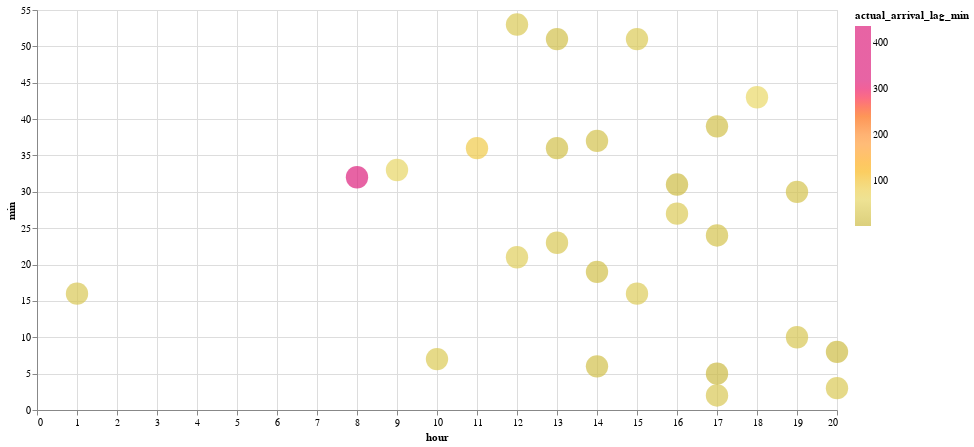

Here is the notebook cell this chart was saved with:
### Code cell
test3= compare_approaches(
    stop_id="3104",
    organization_name="Los Angeles County Metropolitan Transportation Authority",
    route_id="33-13172",
    stop_sequence = 80
)

### Figure 1 — Vega-Lite specification as saved in the notebook (floating-point values rounded to 4 significant figures)
{"config": {"view": {"continuousWidth": 300, "continuousHeight": 300}}, "data": {"name": "data-4db65b9d913efcb15f73aeefb95449d3"}, "mark": {"type": "circle", "size": 500}, "encoding": {"color": {"field": "actual_arrival_lag_min", "scale": {"range": ["#ccbb44", "#e9d868", "#fcb40e", "#ff9c42", "#fc5c04", "#dd217d", "#dd217d", "#dd217d"]}, "type": "quantitative"}, "tooltip": [{"field": "hour", "type": "quantitative"}, {"field": "min", "type": "quantitative"}, {"field": "actual_arrival_lag_min", "type": "quantitative"}], "x": {"field": "hour", "type": "quantitative"}, "y": {"field": "min", "type": "quantitative"}}, "height": 400, "width": 800, "$schema": "https://vega.github.io/schema/vega-lite/v5.17.0.json", "datasets": {"data-4db65b9d913efcb15f73aeefb95449d3": [{"stop_id": "3104", "stop_sequence": 80, "scheduled_arrival_sec": 89280.0, "schedule_gtfs_dataset_key": "0666caf3ec1ecc96b74f4477ee4bc939", "trip_instance_key": "0a955116d0129732f8db41915423f454", "rt_arrival_sec": 2761, "route_id": "33-13172", "shape_array_key": "ad3d1ab1b0ab2ee393bb54c70cc9aa09", "route_long_name": "Metro Local Line", "direction_id": 1.0, "organization_name": "Los Angeles County Metropolitan Transportation Authority", "caltrans_district": "07 - Los Angeles", "service_date": "2024-05-22T00:00:00", "route_type": "Bus", "feed_key": "608992664173210532aa3e6cc573be2f", "converted_schd_arrival": "2024-05-22T00:48:00", "converted_rt_arrival": "2024-05-22T00:46:01", "delay_min": -1.983, "actual_arrival_lag_min": null, "scheduled_arrival_lag_min": null, "hour": 0, "min": 46}, {"stop_id": "3104", "stop_sequence": 80, "scheduled_arrival_sec": 91080.0, "schedule_gtfs_dataset_key": "0666caf3ec1ecc96b74f4477ee4bc939", "trip_instance_key": "3eabc6856371e291067b81b9a9b74f85", "rt_arrival_sec": 4609, "route_id": "33-13172", "shape_array_key": "33604cd768d576d5a8c87112fb4ca942", "route_long_name": "Metro Local Line", "direction_id": 1.0, "organization_name": "Los Angeles County Metropolitan Transportation Authority", "caltrans_district": "07 - Los Angeles", "service_date": "2024-05-22T00:00:00", "route_type": "Bus", "feed_key": "608992664173210532aa3e6cc573be2f", "converted_schd_arrival": "2024-05-22T01:18:00", "converted_rt_arrival": "2024-05-22T01:16:49", "delay_min": -1.183, "actual_arrival_lag_min": 30.8, "scheduled_arrival_lag_min": 30.0, "hour": 1, "min": 16}, {"stop_id": "3104", "stop_sequence": 80, "scheduled_arrival_sec": 30480.0, "schedule_gtfs_dataset_key": "0666caf3ec1ecc96b74f4477ee4bc939", "trip_instance_key": "9c5bbdfc4506f7d8a02624d8538897e7", "rt_arrival_sec": 30779, "route_id": "33-13172", "shape_array_key": "ad3d1ab1b0ab2ee393bb54c70cc9aa09", "route_long_name": "Metro Local Line", "direction_id": 1.0, "organization_name": "Los Angeles County Metropolitan Transportation Authority", "caltrans_district": "07 - Los Angeles", "service_date": "2024-05-22T00:00:00", "route_type": "Bus", "feed_key": "608992664173210532aa3e6cc573be2f", "converted_schd_arrival": "2024-05-22T08:28:00", "converted_rt_arrival": "2024-05-22T08:32:59", "delay_min": 4.983, "actual_arrival_lag_min": 436.2, "scheduled_arrival_lag_min": 430.0, "hour": 8, "min": 32}, {"stop_id": "3104", "stop_sequence": 80, "scheduled_arrival_sec": 34140.0, "schedule_gtfs_dataset_key": "0666caf3ec1ecc96b74f4477ee4bc939", "trip_instance_key": "e94fab4a1f5881573f336e139cecbfee", "rt_arrival_sec": 34395, "route_id": "33-13172", "shape_array_key": "ad3d1ab1b0ab2ee393bb54c70cc9aa09", "route_long_name": "Metro Local Line", "direction_id": 1.0, "organization_name": "Los Angeles County Metropolitan Transportation Authority", "caltrans_district": "07 - Los Angeles", "service_date": "2024-05-22T00:00:00", "route_type": "Bus", "feed_key": "608992664173210532aa3e6cc573be2f", "converted_schd_arrival": "2024-05-22T09:29:00", "converted_rt_arrival": "2024-05-22T09:33:15", "delay_min": 4.25, "actual_arrival_lag_min": 60.27, "scheduled_arrival_lag_min": 61.0, "hour": 9, "min": 33}, {"stop_id": "3104", "stop_sequence": 80, "scheduled_arrival_sec": 35940.0, "schedule_gtfs_dataset_key": "0666caf3ec1ecc96b74f4477ee4bc939", "trip_instance_key": "ba75bb0b989588cc30e0c853287c7ec4", "rt_arrival_sec": 36435, "route_id": "33-13172", "shape_array_key": "ad3d1ab1b0ab2ee393bb54c70cc9aa09", "route_long_name": "Metro Local Line", "direction_id": 1.0, "organization_name": "Los Angeles County Metropolitan Transportation Authority", "caltrans_district": "07 - Los Angeles", "service_date": "2024-05-22T00:00:00", "route_type": "Bus", "feed_key": "608992664173210532aa3e6cc573be2f", "converted_schd_arrival": "2024-05-22T09:59:00", "converted_rt_arrival": "2024-05-22T10:07:15", "delay_min": 8.25, "actual_arrival_lag_min": 34.0, "scheduled_arrival_lag_min": 30.0, "hour": 10, "min": 7}, {"stop_id": "3104", "stop_sequence": 80, "scheduled_arrival_sec": 41580.0, "schedule_gtfs_dataset_key": "0666caf3ec1ecc96b74f4477ee4bc939", "trip_instance_key": "15682710b8aec3463663cff4ea0d19fd", "rt_arrival_sec": 41774, "route_id": "33-13172", "shape_array_key": "ad3d1ab1b0ab2ee393bb54c70cc9aa09", "route_long_name": "Metro Local Line", "direction_id": 1.0, "organization_name": "Los Angeles County Metropolitan Transportation Authority", "caltrans_district": "07 - Los Angeles", "service_date": "2024-05-22T00:00:00", "route_type": "Bus", "feed_key": "608992664173210532aa3e6cc573be2f", "converted_schd_arrival": "2024-05-22T11:33:00", "converted_rt_arrival": "2024-05-22T11:36:14", "delay_min": 3.233, "actual_arrival_lag_min": 88.98, "scheduled_arrival_lag_min": 94.0, "hour": 11, "min": 36}, {"stop_id": "3104", "stop_sequence": 80, "scheduled_arrival_sec": 44340.0, "schedule_gtfs_dataset_key": "0666caf3ec1ecc96b74f4477ee4bc939", "trip_instance_key": "e7494daa24c9330406e7fc287d3c7a70", "rt_arrival_sec": 44511, "route_id": "33-13172", "shape_array_key": "ad3d1ab1b0ab2ee393bb54c70cc9aa09", "route_long_name": "Metro Local Line", "direction_id": 1.0, "organization_name": "Los Angeles County Metropolitan Transportation Authority", "caltrans_district": "07 - Los Angeles", "service_date": "2024-05-22T00:00:00", "route_type": "Bus", "feed_key": "608992664173210532aa3e6cc573be2f", "converted_schd_arrival": "2024-05-22T12:19:00", "converted_rt_arrival": "2024-05-22T12:21:51", "delay_min": 2.85, "actual_arrival_lag_min": 45.62, "scheduled_arrival_lag_min": 46.0, "hour": 12, "min": 21}, {"stop_id": "3104", "stop_sequence": 80, "scheduled_arrival_sec": 46140.0, "schedule_gtfs_dataset_key": "0666caf3ec1ecc96b74f4477ee4bc939", "trip_instance_key": "71c6325101a9ed096d0e451036fb0474", "rt_arrival_sec": 46434, "route_id": "33-13172", "shape_array_key": "ad3d1ab1b0ab2ee393bb54c70cc9aa09", "route_long_name": "Metro Local Line", "direction_id": 1.0, "organization_name": "Los Angeles County Metropolitan Transportation Authority", "caltrans_district": "07 - Los Angeles", "service_date": "2024-05-22T00:00:00", "route_type": "Bus", "feed_key": "608992664173210532aa3e6cc573be2f", "converted_schd_arrival": "2024-05-22T12:49:00", "converted_rt_arrival": "2024-05-22T12:53:54", "delay_min": 4.9, "actual_arrival_lag_min": 32.05, "scheduled_arrival_lag_min": 30.0, "hour": 12, "min": 53}, {"stop_id": "3104", "stop_sequence": 80, "scheduled_arrival_sec": 48000.0, "schedule_gtfs_dataset_key": "0666caf3ec1ecc96b74f4477ee4bc939", "trip_instance_key": "ebf03740d7a5aeb1a3d058977593fdd2", "rt_arrival_sec": 48191, "route_id": "33-13172", "shape_array_key": "ad3d1ab1b0ab2ee393bb54c70cc9aa09", "route_long_name": "Metro Local Line", "direction_id": 1.0, "organization_name": "Los Angeles County Metropolitan Transportation Authority", "caltrans_district": "07 - Los Angeles", "service_date": "2024-05-22T00:00:00", "route_type": "Bus", "feed_key": "608992664173210532aa3e6cc573be2f", "converted_schd_arrival": "2024-05-22T13:20:00", "converted_rt_arrival": "2024-05-22T13:23:11", "delay_min": 3.183, "actual_arrival_lag_min": 29.28, "scheduled_arrival_lag_min": 31.0, "hour": 13, "min": 23}, {"stop_id": "3104", "stop_sequence": 80, "scheduled_arrival_sec": 48900.0, "schedule_gtfs_dataset_key": "0666caf3ec1ecc96b74f4477ee4bc939", "trip_instance_key": "4a0035c87744f2c9410b2d26201c01c5", "rt_arrival_sec": 48971, "route_id": "33-13172", "shape_array_key": "ad3d1ab1b0ab2ee393bb54c70cc9aa09", "route_long_name": "Metro Local Line", "direction_id": 1.0, "organization_name": "Los Angeles County Metropolitan Transportation Authority", "caltrans_district": "07 - Los Angeles", "service_date": "2024-05-22T00:00:00", "route_type": "Bus", "feed_key": "608992664173210532aa3e6cc573be2f", "converted_schd_arrival": "2024-05-22T13:35:00", "converted_rt_arrival": "2024-05-22T13:36:11", "delay_min": 1.183, "actual_arrival_lag_min": 13.0, "scheduled_arrival_lag_min": 15.0, "hour": 13, "min": 36}, {"stop_id": "3104", "stop_sequence": 80, "scheduled_arrival_sec": 49800.0, "schedule_gtfs_dataset_key": "0666caf3ec1ecc96b74f4477ee4bc939", "trip_instance_key": "fd68658c58c951a16f9c2b0eadf5deb2", "rt_arrival_sec": 49883, "route_id": "33-13172", "shape_array_key": "ad3d1ab1b0ab2ee393bb54c70cc9aa09", "route_long_name": "Metro Local Line", "direction_id": 1.0, "organization_name": "Los Angeles County Metropolitan Transportation Authority", "caltrans_district": "07 - Los Angeles", "service_date": "2024-05-22T00:00:00", "route_type": "Bus", "feed_key": "608992664173210532aa3e6cc573be2f", "converted_schd_arrival": "2024-05-22T13:50:00", "converted_rt_arrival": "2024-05-22T13:51:23", "delay_min": 1.383, "actual_arrival_lag_min": 15.2, "scheduled_arrival_lag_min": 15.0, "hour": 13, "min": 51}, {"stop_id": "3104", "stop_sequence": 80, "scheduled_arrival_sec": 50700.0, "schedule_gtfs_dataset_key": "0666caf3ec1ecc96b74f4477ee4bc939", "trip_instance_key": "f621e90f7fef5caa279877e0371b3e83", "rt_arrival_sec": 50799, "route_id": "33-13172", "shape_array_key": "ad3d1ab1b0ab2ee393bb54c70cc9aa09", "route_long_name": "Metro Local Line", "direction_id": 1.0, "organization_name": "Los Angeles County Metropolitan Transportation Authority", "caltrans_district": "07 - Los Angeles", "service_date": "2024-05-22T00:00:00", "route_type": "Bus", "feed_key": "608992664173210532aa3e6cc573be2f", "converted_schd_arrival": "2024-05-22T14:05:00", "converted_rt_arrival": "2024-05-22T14:06:39", "delay_min": 1.65, "actual_arrival_lag_min": 15.27, "scheduled_arrival_lag_min": 15.0, "hour": 14, "min": 6}, {"stop_id": "3104", "stop_sequence": 80, "scheduled_arrival_sec": 51600.0, "schedule_gtfs_dataset_key": "0666caf3ec1ecc96b74f4477ee4bc939", "trip_instance_key": "4c2999dc5f1ca2fc01cf7e430b636c1b", "rt_arrival_sec": 51583, "route_id": "33-13172", "shape_array_key": "ad3d1ab1b0ab2ee393bb54c70cc9aa09", "route_long_name": "Metro Local Line", "direction_id": 1.0, "organization_name": "Los Angeles County Metropolitan Transportation Authority", "caltrans_district": "07 - Los Angeles", "service_date": "2024-05-22T00:00:00", "route_type": "Bus", "feed_key": "608992664173210532aa3e6cc573be2f", "converted_schd_arrival": "2024-05-22T14:20:00", "converted_rt_arrival": "2024-05-22T14:19:43", "delay_min": -0.2833, "actual_arrival_lag_min": 13.07, "scheduled_arrival_lag_min": 15.0, "hour": 14, "min": 19}, {"stop_id": "3104", "stop_sequence": 80, "scheduled_arrival_sec": 52500.0, "schedule_gtfs_dataset_key": "0666caf3ec1ecc96b74f4477ee4bc939", "trip_instance_key": "f36491c1f0f2bc78d5c5fe3feed61010", "rt_arrival_sec": 52626, "route_id": "33-13172", "shape_array_key": "ad3d1ab1b0ab2ee393bb54c70cc9aa09", "route_long_name": "Metro Local Line", "direction_id": 1.0, "organization_name": "Los Angeles County Metropolitan Transportation Authority", "caltrans_district": "07 - Los Angeles", "service_date": "2024-05-22T00:00:00", "route_type": "Bus", "feed_key": "608992664173210532aa3e6cc573be2f", "converted_schd_arrival": "2024-05-22T14:35:00", "converted_rt_arrival": "2024-05-22T14:37:06", "delay_min": 2.1, "actual_arrival_lag_min": 17.38, "scheduled_arrival_lag_min": 15.0, "hour": 14, "min": 37}, {"stop_id": "3104", "stop_sequence": 80, "scheduled_arrival_sec": 55200.0, "schedule_gtfs_dataset_key": "0666caf3ec1ecc96b74f4477ee4bc939", "trip_instance_key": "4f4268535f7a6368f64b33a0817d3b02", "rt_arrival_sec": 55008, "route_id": "33-13172", "shape_array_key": "ad3d1ab1b0ab2ee393bb54c70cc9aa09", "route_long_name": "Metro Local Line", "direction_id": 1.0, "organization_name": "Los Angeles County Metropolitan Transportation Authority", "caltrans_district": "07 - Los Angeles", "service_date": "2024-05-22T00:00:00", "route_type": "Bus", "feed_key": "608992664173210532aa3e6cc573be2f", "converted_schd_arrival": "2024-05-22T15:20:00", "converted_rt_arrival": "2024-05-22T15:16:48", "delay_min": -3.2, "actual_arrival_lag_min": 39.7, "scheduled_arrival_lag_min": 45.0, "hour": 15, "min": 16}, {"stop_id": "3104", "stop_sequence": 80, "scheduled_arrival_sec": 57120.0, "schedule_gtfs_dataset_key": "0666caf3ec1ecc96b74f4477ee4bc939", "trip_instance_key": "aed18f0e3b90d5dfd3f77d9ecff24996", "rt_arrival_sec": 57069, "route_id": "33-13172", "shape_array_key": "ad3d1ab1b0ab2ee393bb54c70cc9aa09", "route_long_name": "Metro Local Line", "direction_id": 1.0, "organization_name": "Los Angeles County Metropolitan Transportation Authority", "caltrans_district": "07 - Los Angeles", "service_date": "2024-05-22T00:00:00", "route_type": "Bus", "feed_key": "608992664173210532aa3e6cc573be2f", "converted_schd_arrival": "2024-05-22T15:52:00", "converted_rt_arrival": "2024-05-22T15:51:09", "delay_min": -0.85, "actual_arrival_lag_min": 34.35, "scheduled_arrival_lag_min": 32.0, "hour": 15, "min": 51}, {"stop_id": "3104", "stop_sequence": 80, "scheduled_arrival_sec": 58920.0, "schedule_gtfs_dataset_key": "0666caf3ec1ecc96b74f4477ee4bc939", "trip_instance_key": "d6ebc8d31ef282d6c4da50898a4ba7a6", "rt_arrival_sec": 59227, "route_id": "33-13172", "shape_array_key": "ad3d1ab1b0ab2ee393bb54c70cc9aa09", "route_long_name": "Metro Local Line", "direction_id": 1.0, "organization_name": "Los Angeles County Metropolitan Transportation Authority", "caltrans_district": "07 - Los Angeles", "service_date": "2024-05-22T00:00:00", "route_type": "Bus", "feed_key": "608992664173210532aa3e6cc573be2f", "converted_schd_arrival": "2024-05-22T16:22:00", "converted_rt_arrival": "2024-05-22T16:27:07", "delay_min": 5.117, "actual_arrival_lag_min": 35.97, "scheduled_arrival_lag_min": 30.0, "hour": 16, "min": 27}, {"stop_id": "3104", "stop_sequence": 80, "scheduled_arrival_sec": 58020.0, "schedule_gtfs_dataset_key": "0666caf3ec1ecc96b74f4477ee4bc939", "trip_instance_key": "45d2a661896961b611fa8dcbd7c600af", "rt_arrival_sec": 59471, "route_id": "33-13172", "shape_array_key": "ad3d1ab1b0ab2ee393bb54c70cc9aa09", "route_long_name": "Metro Local Line", "direction_id": 1.0, "organization_name": "Los Angeles County Metropolitan Transportation Authority", "caltrans_district": "07 - Los Angeles", "service_date": "2024-05-22T00:00:00", "route_type": "Bus", "feed_key": "608992664173210532aa3e6cc573be2f", "converted_schd_arrival": "2024-05-22T16:07:00", "converted_rt_arrival": "2024-05-22T16:31:11", "delay_min": 24.18, "actual_arrival_lag_min": 4.067, "scheduled_arrival_lag_min": -15.0, "hour": 16, "min": 31}, {"stop_id": "3104", "stop_sequence": 80, "scheduled_arrival_sec": 60720.0, "schedule_gtfs_dataset_key": "0666caf3ec1ecc96b74f4477ee4bc939", "trip_instance_key": "7f33c78eb419430df9d54d58216185f0", "rt_arrival_sec": 61356, "route_id": "33-13172", "shape_array_key": "ad3d1ab1b0ab2ee393bb54c70cc9aa09", "route_long_name": "Metro Local Line", "direction_id": 1.0, "organization_name": "Los Angeles County Metropolitan Transportation Authority", "caltrans_district": "07 - Los Angeles", "service_date": "2024-05-22T00:00:00", "route_type": "Bus", "feed_key": "608992664173210532aa3e6cc573be2f", "converted_schd_arrival": "2024-05-22T16:52:00", "converted_rt_arrival": "2024-05-22T17:02:36", "delay_min": 10.6, "actual_arrival_lag_min": 31.42, "scheduled_arrival_lag_min": 45.0, "hour": 17, "min": 2}, {"stop_id": "3104", "stop_sequence": 80, "scheduled_arrival_sec": 61620.0, "schedule_gtfs_dataset_key": "0666caf3ec1ecc96b74f4477ee4bc939", "trip_instance_key": "b2b32c5e7fa5e3add3c00f4781e25c6c", "rt_arrival_sec": 61520, "route_id": "33-13172", "shape_array_key": "ad3d1ab1b0ab2ee393bb54c70cc9aa09", "route_long_name": "Metro Local Line", "direction_id": 1.0, "organization_name": "Los Angeles County Metropolitan Transportation Authority", "caltrans_district": "07 - Los Angeles", "service_date": "2024-05-22T00:00:00", "route_type": "Bus", "feed_key": "608992664173210532aa3e6cc573be2f", "converted_schd_arrival": "2024-05-22T17:07:00", "converted_rt_arrival": "2024-05-22T17:05:20", "delay_min": -1.667, "actual_arrival_lag_min": 2.733, "scheduled_arrival_lag_min": 15.0, "hour": 17, "min": 5}, {"stop_id": "3104", "stop_sequence": 80, "scheduled_arrival_sec": 62520.0, "schedule_gtfs_dataset_key": "0666caf3ec1ecc96b74f4477ee4bc939", "trip_instance_key": "a519a0ee562d99d390ed597ab1e9b5e0", "rt_arrival_sec": 62674, "route_id": "33-13172", "shape_array_key": "ad3d1ab1b0ab2ee393bb54c70cc9aa09", "route_long_name": "Metro Local Line", "direction_id": 1.0, "organization_name": "Los Angeles County Metropolitan Transportation Authority", "caltrans_district": "07 - Los Angeles", "service_date": "2024-05-22T00:00:00", "route_type": "Bus", "feed_key": "608992664173210532aa3e6cc573be2f", "converted_schd_arrival": "2024-05-22T17:22:00", "converted_rt_arrival": "2024-05-22T17:24:34", "delay_min": 2.567, "actual_arrival_lag_min": 19.23, "scheduled_arrival_lag_min": 15.0, "hour": 17, "min": 24}, {"stop_id": "3104", "stop_sequence": 80, "scheduled_arrival_sec": 63420.0, "schedule_gtfs_dataset_key": "0666caf3ec1ecc96b74f4477ee4bc939", "trip_instance_key": "2976f9a4c840f570bc7688e61f283e05", "rt_arrival_sec": 63555, "route_id": "33-13172", "shape_array_key": "ad3d1ab1b0ab2ee393bb54c70cc9aa09", "route_long_name": "Metro Local Line", "direction_id": 1.0, "organization_name": "Los Angeles County Metropolitan Transportation Authority", "caltrans_district": "07 - Los Angeles", "service_date": "2024-05-22T00:00:00", "route_type": "Bus", "feed_key": "608992664173210532aa3e6cc573be2f", "converted_schd_arrival": "2024-05-22T17:37:00", "converted_rt_arrival": "2024-05-22T17:39:15", "delay_min": 2.25, "actual_arrival_lag_min": 14.68, "scheduled_arrival_lag_min": 15.0, "hour": 17, "min": 39}, {"stop_id": "3104", "stop_sequence": 80, "scheduled_arrival_sec": 66120.0, "schedule_gtfs_dataset_key": "0666caf3ec1ecc96b74f4477ee4bc939", "trip_instance_key": "8b9e1a953696bc7c2303d0a075207c93", "rt_arrival_sec": 67413, "route_id": "33-13172", "shape_array_key": "ad3d1ab1b0ab2ee393bb54c70cc9aa09", "route_long_name": "Metro Local Line", "direction_id": 1.0, "organization_name": "Los Angeles County Metropolitan Transportation Authority", "caltrans_district": "07 - Los Angeles", "service_date": "2024-05-22T00:00:00", "route_type": "Bus", "feed_key": "608992664173210532aa3e6cc573be2f", "converted_schd_arrival": "2024-05-22T18:22:00", "converted_rt_arrival": "2024-05-22T18:43:33", "delay_min": 21.55, "actual_arrival_lag_min": 64.3, "scheduled_arrival_lag_min": 45.0, "hour": 18, "min": 43}, {"stop_id": "3104", "stop_sequence": 80, "scheduled_arrival_sec": 68760.0, "schedule_gtfs_dataset_key": "0666caf3ec1ecc96b74f4477ee4bc939", "trip_instance_key": "da8f666b289bfeeb6ef29a0d603cc573", "rt_arrival_sec": 69012, "route_id": "33-13172", "shape_array_key": "ad3d1ab1b0ab2ee393bb54c70cc9aa09", "route_long_name": "Metro Local Line", "direction_id": 1.0, "organization_name": "Los Angeles County Metropolitan Transportation Authority", "caltrans_district": "07 - Los Angeles", "service_date": "2024-05-22T00:00:00", "route_type": "Bus", "feed_key": "608992664173210532aa3e6cc573be2f", "converted_schd_arrival": "2024-05-22T19:06:00", "converted_rt_arrival": "2024-05-22T19:10:12", "delay_min": 4.2, "actual_arrival_lag_min": 26.65, "scheduled_arrival_lag_min": 44.0, "hour": 19, "min": 10}, {"stop_id": "3104", "stop_sequence": 80, "scheduled_arrival_sec": 69600.0, "schedule_gtfs_dataset_key": "0666caf3ec1ecc96b74f4477ee4bc939", "trip_instance_key": "812eb2fa95d9db33c0763f4bc6c0d4cd", "rt_arrival_sec": 70206, "route_id": "33-13172", "shape_array_key": "ad3d1ab1b0ab2ee393bb54c70cc9aa09", "route_long_name": "Metro Local Line", "direction_id": 1.0, "organization_name": "Los Angeles County Metropolitan Transportation Authority", "caltrans_district": "07 - Los Angeles", "service_date": "2024-05-22T00:00:00", "route_type": "Bus", "feed_key": "608992664173210532aa3e6cc573be2f", "converted_schd_arrival": "2024-05-22T19:20:00", "converted_rt_arrival": "2024-05-22T19:30:06", "delay_min": 10.1, "actual_arrival_lag_min": 19.9, "scheduled_arrival_lag_min": 14.0, "hour": 19, "min": 30}, {"stop_id": "3104", "stop_sequence": 80, "scheduled_arrival_sec": 71220.0, "schedule_gtfs_dataset_key": "0666caf3ec1ecc96b74f4477ee4bc939", "trip_instance_key": "a758f170f874c4037b78d8028e40a596", "rt_arrival_sec": 72193, "route_id": "33-13172", "shape_array_key": "ad3d1ab1b0ab2ee393bb54c70cc9aa09", "route_long_name": "Metro Local Line", "direction_id": 1.0, "organization_name": "Los Angeles County Metropolitan Transportation Authority", "caltrans_district": "07 - Los Angeles", "service_date": "2024-05-22T00:00:00", "route_type": "Bus", "feed_key": "608992664173210532aa3e6cc573be2f", "converted_schd_arrival": "2024-05-22T19:47:00", "converted_rt_arrival": "2024-05-22T20:03:13", "delay_min": 16.22, "actual_arrival_lag_min": 33.12, "scheduled_arrival_lag_min": 27.0, "hour": 20, "min": 3}, {"stop_id": "3104", "stop_sequence": 80, "scheduled_arrival_sec": 72480.0, "schedule_gtfs_dataset_key": "0666caf3ec1ecc96b74f4477ee4bc939", "trip_instance_key": "b1debf3c35ea569b9fb99a2b863fa207", "rt_arrival_sec": 72500, "route_id": "33-13172", "shape_array_key": "ad3d1ab1b0ab2ee393bb54c70cc9aa09", "route_long_name": "Metro Local Line", "direction_id": 1.0, "organization_name": "Los Angeles County Metropolitan Transportation Authority", "caltrans_district": "07 - Los Angeles", "service_date": "2024-05-22T00:00:00", "route_type": "Bus", "feed_key": "608992664173210532aa3e6cc573be2f", "converted_schd_arrival": "2024-05-22T20:08:00", "converted_rt_arrival": "2024-05-22T20:08:20", "delay_min": 0.3333, "actual_arrival_lag_min": 5.117, "scheduled_arrival_lag_min": 21.0, "hour": 20, "min": 8}]}}
